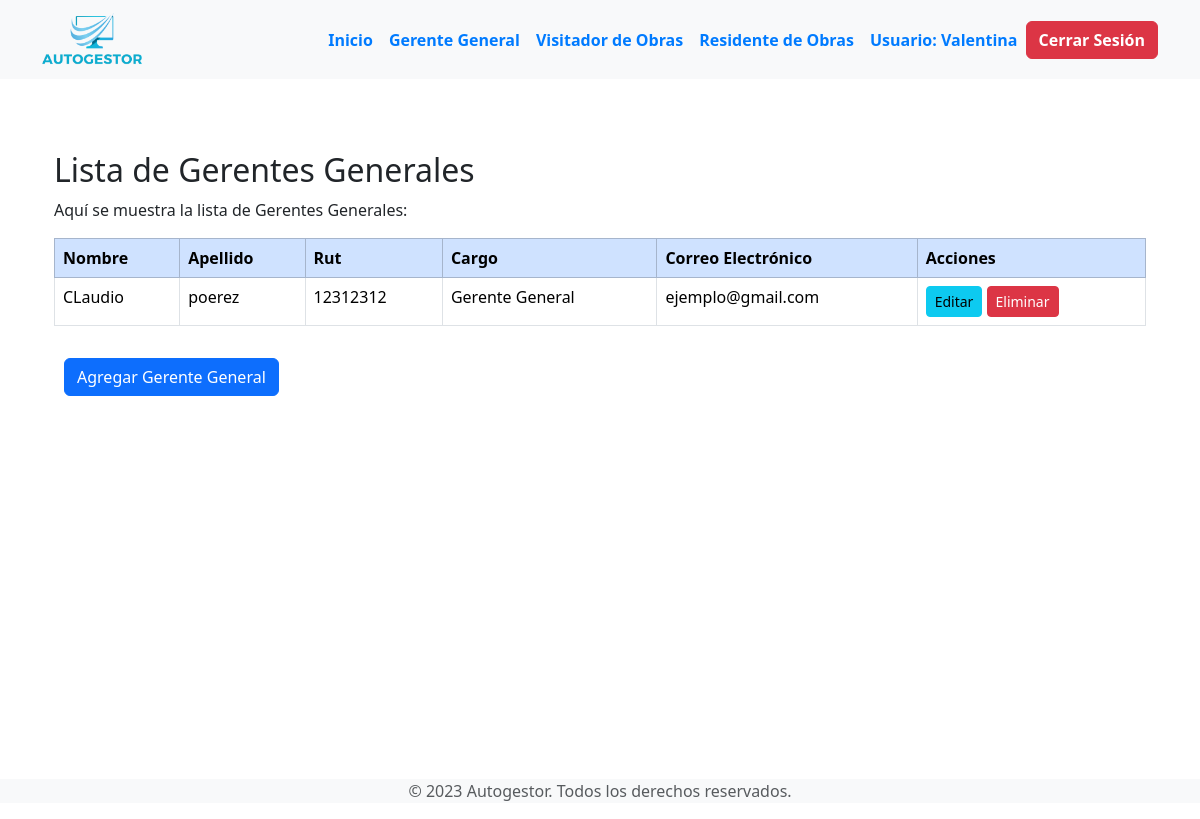
Page /secciones/empresas/gerente_general/index_gerente.php (signed in) on the committed database.
### tables this page shows
CREATE TABLE `gerentes_generales` (
  `id` int(11) NOT NULL,
  `id_empresa` int(11) DEFAULT NULL,
  `nombre` varchar(50) NOT NULL,
  `apellido` varchar(50) NOT NULL,
  `rut` varchar(20) NOT NULL,
  `cargo` varchar(50) NOT NULL,
  `correo` varchar(100) NOT NULL,
  `contrasena` varchar(255) NOT NULL
);

### secciones/empresas/gerente_general/index_gerente.php (the view, shortened to what this page needs)
<?php
include("../../../bd.php");
$id_empresa_actual = $_SESSION['id_empresa'];
include("../templates/header_empresa.php");
$sentencia = $conexion->prepare("SELECT * FROM gerentes_generales WHERE id_empresa = :id_empresa");
$sentencia->bindParam(":id_empresa", $id_empresa_actual);
$sentencia->execute();
$gerentesGenerales = $sentencia->fetchAll(PDO::FETCH_ASSOC);
?>
<div class="container mt-5">
    <h2>Lista de Gerentes Generales</h2>
    <p>Aquí se muestra la lista de Gerentes Generales:</p>
    <?php if ($gerentesGenerales) : ?>
        <div class="table-responsive">
            <table class="table table-bordered table-hover">
                <thead class="table-primary">
                    <tr>
                        <th scope="col">Nombre</th>
                        <th scope="col">Apellido</th>
                        <th scope="col">Rut</th>
                        <th scope="col">Cargo</th>
                        <th scope="col">Correo Electrónico</th>
                        <th scope="col">Acciones</th>
                    </tr>
                </thead>
                <tbody>
                    <?php foreach ($gerentesGenerales as $gerenteGeneral) : ?>
                        <tr>
                            <td><?php echo $gerenteGeneral['nombre']; ?></td>
                            <td><?php echo $gerenteGeneral['apellido']; ?></td>
                            <td><?php echo $gerenteGeneral['rut']; ?></td>
                            <td><?php echo $gerenteGeneral['cargo']; ?></td>
                            <td><?php echo $gerenteGeneral['correo']; ?></td>
                            <td>
                                <a href='./editar_gerente.php?id=<?php echo $gerenteGeneral['id']; ?>' class='btn btn-info btn-sm'>Editar</a>
                                <button class='btn btn-danger btn-sm' onclick='confirmarEliminacion(<?php echo $gerenteGeneral['id']; ?>)'>Eliminar</button>
                            </td>
                        </tr>
                    <?php endforeach; ?>
                </tbody>
            </table>
        </div>
    <?php else : ?>
        <p>No hay Gerentes Generales registrados.</p>
    <?php endif; ?>
    <div class="mt-3">
        <a href="<?php echo $url_base2; ?>gerente_general/crear_gerente.php" class="btn btn-primary">Agregar Gerente General</a>
    </div>
</div>
<?php include("../templates/footer_empresa.php"); ?>

### CSS/styles.css (style rules this page uses)
.btn-outline-primary, .btn-primary { margin-left: 10px; }
html, body { display: flex; flex-direction: column; min-height: 100vh; }

### secciones/empresas/templates/header_empresa.php (style rules this page uses)
body { display: flex; flex-direction: column; min-height: 100vh; }

### rows in the picture
gerentes_generales: nombre "CLaudio", apellido "poerez", rut "12312312", cargo "Gerente General", correo "ejemplo@gmail.com"

### other values in the picture
$_SESSION['nombre_usuario'] "Valentina"
